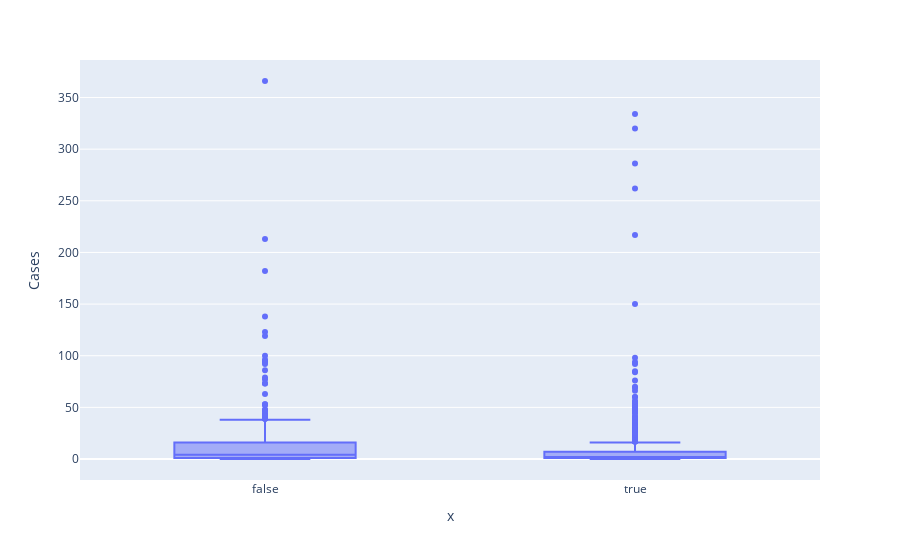

The notebook cell saved with this chart:
### Code cell
px.box(df,x=df['Travel_history']=='Local - Social Contact',y='Cases')

### Figure 1 — Plotly figure (JSON) as saved in the notebook; plotly's stock layout.template omitted (floating-point values rounded to 4 significant figures; data arrays with more than 128 entries replaced by an {"elided": "..."} marker saying what was removed)
{"data": [{"alignmentgroup": "True", "hovertemplate": "x=%{x}<br>Cases=%{y}<extra></extra>", "legendgroup": "", "marker": {"color": "#636efa"}, "name": "", "notched": false, "offsetgroup": "", "orientation": "v", "showlegend": false, "type": "box", "x": {"elided": "914 bool values"}, "x0": " ", "xaxis": "x", "y": {"elided": "914 int values"}, "y0": " ", "yaxis": "y"}], "layout": {"boxmode": "group", "legend": {"tracegroupgap": 0}, "margin": {"t": 60}, "xaxis": {"anchor": "y", "domain": [0, 1], "title": {"text": "x"}}, "yaxis": {"anchor": "x", "domain": [0, 1], "title": {"text": "Cases"}}}}
